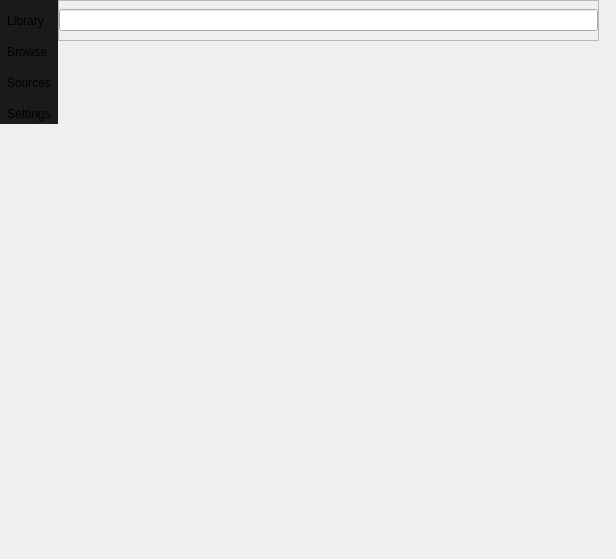
<?xml version="1.0" encoding="UTF-8"?>
<ui version="4.0">
 <class>MainWindow</class>
 <widget class="QMainWindow" name="MainWindow">
  <property name="geometry">
   <rect>
    <x>0</x>
    <y>0</y>
    <width>616</width>
    <height>559</height>
   </rect>
  </property>
  <property name="windowTitle">
   <string>MainWindow</string>
  </property>
  <widget class="QWidget" name="centralwidget">
   <layout class="QHBoxLayout" name="CW_horizontalLayout">
    <property name="spacing">
     <number>0</number>
    </property>
    <property name="leftMargin">
     <number>0</number>
    </property>
    <property name="topMargin">
     <number>0</number>
    </property>
    <property name="rightMargin">
     <number>0</number>
    </property>
    <property name="bottomMargin">
     <number>0</number>
    </property>
    <item>
     <widget class="QFrame" name="SideNav">
      <property name="maximumSize">
       <size>
        <width>70</width>
        <height>16777215</height>
       </size>
      </property>
      <property name="frameShape">
       <enum>QFrame::NoFrame</enum>
      </property>
      <property name="frameShadow">
       <enum>QFrame::Raised</enum>
      </property>
      <layout class="QVBoxLayout" name="SideNav_Layout">
       <property name="spacing">
        <number>0</number>
       </property>
       <property name="leftMargin">
        <number>0</number>
       </property>
       <property name="topMargin">
        <number>0</number>
       </property>
       <property name="rightMargin">
        <number>0</number>
       </property>
       <property name="bottomMargin">
        <number>0</number>
       </property>
       <item alignment="Qt::AlignTop">
        <widget class="QFrame" name="Buttons_sidenav">
         <property name="styleSheet">
          <string notr="true">background-color: rgb(26, 26, 26);</string>
         </property>
         <property name="frameShape">
          <enum>QFrame::NoFrame</enum>
         </property>
         <property name="frameShadow">
          <enum>QFrame::Raised</enum>
         </property>
         <layout class="QVBoxLayout" name="SN_BTN_verticalLayout">
          <property name="spacing">
           <number>10</number>
          </property>
          <property name="leftMargin">
           <number>0</number>
          </property>
          <property name="topMargin">
           <number>10</number>
          </property>
          <property name="rightMargin">
           <number>0</number>
          </property>
          <property name="bottomMargin">
           <number>0</number>
          </property>
          <item>
           <widget class="QToolButton" name="LibraryBtn">
            <property name="text">
             <string>Library</string>
            </property>
            <property name="icon">
             <iconset>
              <normaloff>../../../.designer/backup/library_books_black_48dp.svg</normaloff>../../../.designer/backup/library_books_black_48dp.svg</iconset>
            </property>
            <property name="shortcut">
             <string>Esc</string>
            </property>
            <property name="toolButtonStyle">
             <enum>Qt::ToolButtonTextUnderIcon</enum>
            </property>
            <property name="autoRaise">
             <bool>true</bool>
            </property>
           </widget>
          </item>
          <item>
           <widget class="QToolButton" name="BrowseBtn">
            <property name="text">
             <string>Browse</string>
            </property>
            <property name="icon">
             <iconset>
              <normaloff>../../../.designer/backup/explore_black_48dp.svg</normaloff>../../../.designer/backup/explore_black_48dp.svg</iconset>
            </property>
            <property name="iconSize">
             <size>
              <width>24</width>
              <height>24</height>
             </size>
            </property>
            <property name="shortcut">
             <string>Esc</string>
            </property>
            <property name="toolButtonStyle">
             <enum>Qt::ToolButtonTextUnderIcon</enum>
            </property>
            <property name="autoRaise">
             <bool>true</bool>
            </property>
           </widget>
          </item>
          <item>
           <widget class="QToolButton" name="SourcesBtn">
            <property name="text">
             <string>Sources</string>
            </property>
            <property name="icon">
             <iconset>
              <normaloff>../../../.designer/backup/settings_black_48dp.svg</normaloff>../../../.designer/backup/settings_black_48dp.svg</iconset>
            </property>
            <property name="shortcut">
             <string>Esc</string>
            </property>
            <property name="toolButtonStyle">
             <enum>Qt::ToolButtonTextUnderIcon</enum>
            </property>
            <property name="autoRaise">
             <bool>true</bool>
            </property>
           </widget>
          </item>
          <item>
           <widget class="QToolButton" name="SettingsBtn">
            <property name="text">
             <string>Settings</string>
            </property>
            <property name="icon">
             <iconset>
              <normaloff>../../../.designer/backup/settings_black_48dp.svg</normaloff>../../../.designer/backup/settings_black_48dp.svg</iconset>
            </property>
            <property name="shortcut">
             <string>Esc</string>
            </property>
            <property name="toolButtonStyle">
             <enum>Qt::ToolButtonTextUnderIcon</enum>
            </property>
            <property name="autoRaise">
             <bool>true</bool>
            </property>
           </widget>
          </item>
         </layout>
        </widget>
       </item>
      </layout>
     </widget>
    </item>
    <item>
     <widget class="QFrame" name="Content">
      <property name="frameShape">
       <enum>QFrame::NoFrame</enum>
      </property>
      <property name="frameShadow">
       <enum>QFrame::Raised</enum>
      </property>
      <layout class="QVBoxLayout" name="Content_verticalLayout">
       <property name="spacing">
        <number>0</number>
       </property>
       <property name="leftMargin">
        <number>0</number>
       </property>
       <property name="topMargin">
        <number>0</number>
       </property>
       <property name="rightMargin">
        <number>0</number>
       </property>
       <property name="bottomMargin">
        <number>0</number>
       </property>
       <item>
        <widget class="QStackedWidget" name="StackedWidget">
         <property name="autoFillBackground">
          <bool>false</bool>
         </property>
         <property name="frameShadow">
          <enum>QFrame::Plain</enum>
         </property>
         <property name="currentIndex">
          <number>0</number>
         </property>
         <widget class="QWidget" name="page">
          <widget class="QFrame" name="frame">
           <property name="geometry">
            <rect>
             <x>0</x>
             <y>0</y>
             <width>541</width>
             <height>41</height>
            </rect>
           </property>
           <property name="frameShape">
            <enum>QFrame::StyledPanel</enum>
           </property>
           <property name="frameShadow">
            <enum>QFrame::Raised</enum>
           </property>
           <layout class="QVBoxLayout" name="verticalLayout">
            <property name="spacing">
             <number>0</number>
            </property>
            <property name="leftMargin">
             <number>0</number>
            </property>
            <property name="topMargin">
             <number>0</number>
            </property>
            <property name="rightMargin">
             <number>0</number>
            </property>
            <property name="bottomMargin">
             <number>0</number>
            </property>
            <item>
             <widget class="QLineEdit" name="lineEdit"/>
            </item>
           </layout>
          </widget>
         </widget>
        </widget>
       </item>
      </layout>
     </widget>
    </item>
   </layout>
  </widget>
 </widget>
 <resources>
  <include location="../res/res.qrc"/>
 </resources>
 <connections/>
</ui>
